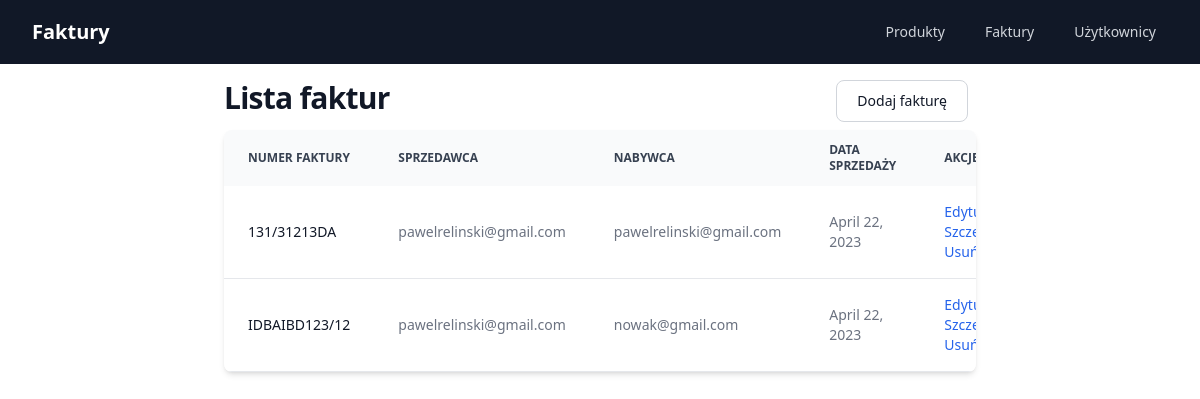
/invoice-list/, run on an earlier commit of the app's database.
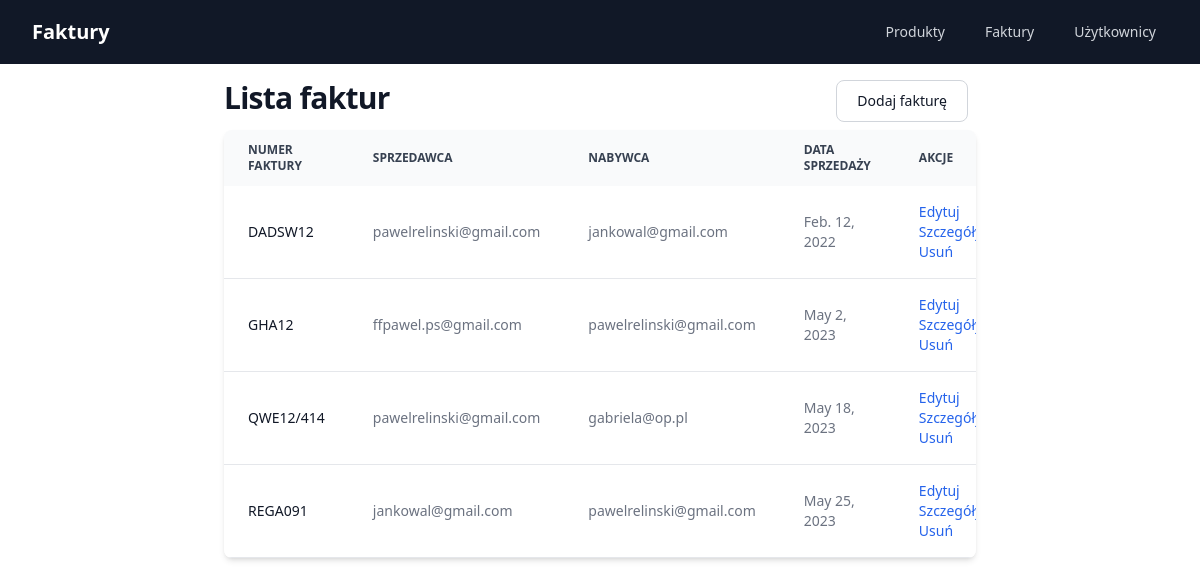
And on a later commit of the database.
### core/models.py (models this page shows, shortened)
class Invoice(models.Model):
    seller = models.ForeignKey(
        User,
        on_delete=models.CASCADE,
        related_name='seller_invoices')
    purchaser = models.ForeignKey(
        User,
        on_delete=models.CASCADE,
        related_name='purchaser_invoices')
    products = models.ManyToManyField(Product)
    invoice_number = models.CharField(max_length=50)
    sale_date = models.DateField()
    date_of_issue = models.DateField()
    created_at = models.DateTimeField(auto_now_add=True)
    updated_at = models.DateTimeField(auto_now=True)

class User(models.Model):
    email = models.EmailField(unique=True)
    first_name = models.CharField(max_length=50)
    last_name = models.CharField(max_length=50)
    street_address = models.CharField(
        max_length=100,
        default='',
        null=False)
    city = models.CharField(
        max_length=50,
        default='',
        null=False)
    country = models.CharField(
        max_length=50,
        default='',
        null=False)
    postal_code = models.CharField(
        max_length=20,
        default='',
        null=False)
    contact_information = models.CharField(max_length=50)
    account_status = models.CharField(
        max_length=20,
        choices=[(status.value, status.value.title()) for status in UserAccountStatus],
        default=UserAccountStatus.ACTIVE)
    created_at = models.DateTimeField(auto_now_add=True)
    updated_at = models.DateTimeField(auto_now=True)
    def __str__(self):
        return f"{self.email}"

### core/views.py (the view)
# urls.py: path('invoice-list/', views.InvoicesListView.as_view(), name='invoices_list'),
class InvoicesListView(generic.ListView):
    model = Invoice
    template_name = 'core/invoice/invoices_list.html'
    context_object_name = 'invoices_list'
    def get_queryset(self):
        return Invoice.objects.all()

### templates/core/invoice/invoices_list.html (shortened to what this page needs)
{% extends "core/base.html" %}
{% block content %}
    <header>
        <div class="mx-auto max-w-7xl flex flex-row justify-between">
            <h1 class="text-3xl font-bold tracking-tight text-gray-900 dark:text-white">
                Lista faktur
            </h1>
            <a href="{% url 'core:invoice_add' %}"
               class="text-gray-900 bg-white border border-gray-300 focus:outline-none hover:bg-gray-100 focus:ring-4 focus:ring-gray-200 font-medium rounded-lg text-sm px-5 py-2.5 mr-2 mb-2 dark:bg-gray-800 dark:text-white dark:border-gray-600 dark:hover:bg-gray-700 dark:hover:border-gray-600 dark:focus:ring-gray-700">
                Dodaj fakturę
            </a>
        </div>
    </header>
    {% if invoices_list %}
        <div class="relative overflow-x-auto shadow-md sm:rounded-lg">
            <table class="w-full text-sm text-left text-gray-500 dark:text-gray-400">
                <thead class="text-xs text-gray-700 uppercase bg-gray-50 dark:bg-gray-700 dark:text-gray-400">
                <tr>
                    <th scope="col" class="px-6 py-3">
                        Numer faktury
                    </th>
                    <th scope="col" class="px-6 py-3">
                        Sprzedawca
                    </th>
                    <th scope="col" class="px-6 py-3">
                        Nabywca
                    </th>
                    <th scope="col" class="px-6 py-3">
                        Data sprzedaży
                    </th>
                    <th scope="col" class="px-6 py-3">
                        Akcje
                    </th>
                </tr>
                </thead>
                <tbody>
                {% for invoice in invoices_list %}
                    <tr class="bg-white border-b dark:bg-gray-900 dark:border-gray-700">
                        <th scope="row" class="px-6 py-4 font-medium text-gray-900 whitespace-nowrap dark:text-white">
                            {{ invoice.invoice_number }}
                        </th>
                        <td class="px-6 py-4">
                            {{ invoice.seller }}
                        </td>
                        <td class="px-6 py-4">
                            {{ invoice.purchaser }}
                        </td>
                        <td class="px-6 py-4">
                            {{ invoice.sale_date }}
                        </td>
                        <td class="px-6 py-4 flex flex-col">
                            <a href="{% url 'core:invoice_update' invoice.id %}" class="font-medium text-blue-600 dark:text-blue-500 hover:underline">Edytuj</a>
                            <a href="{% url 'core:invoice_detail' invoice.id %}" class="font-medium text-blue-600 dark:text-blue-500 hover:underline">Szczegóły</a>
                            <a href="{% url 'core:invoice_delete' invoice.id %}" class="font-medium text-blue-600 dark:text-blue-500 hover:underline">Usuń</a>
                        </td>
                    </tr>
                {% endfor %}
                </tbody>
            </table>
        </div>
    {% else %}
        <div class="w-full text-center mt-10">
            Brak faktur
        </div>
    {% endif %}
{% endblock %}

What changed in the data, as far as the page shows it:
removed Invoice: invoice_number "131/31213DA", seller "pawelrelinski@gmail.com", purchaser "pawelrelinski@gmail.com", sale_date "April 22, 2023"
removed Invoice: invoice_number "IDBAIBD123/12", seller "pawelrelinski@gmail.com", purchaser "nowak@gmail.com", sale_date "April 22, 2023"
added Invoice: invoice_number "DADSW12", seller "pawelrelinski@gmail.com", purchaser "jankowal@gmail.com", sale_date "Feb. 12, 2022"
added Invoice: invoice_number "GHA12", seller "ffpawel.ps@gmail.com", purchaser "pawelrelinski@gmail.com", sale_date "May 2, 2023"
added Invoice: invoice_number "QWE12/414", seller "pawelrelinski@gmail.com", purchaser "gabriela@op.pl", sale_date "May 18, 2023"
added Invoice: invoice_number "REGA091", seller "jankowal@gmail.com", purchaser "pawelrelinski@gmail.com", sale_date "May 25, 2023"
